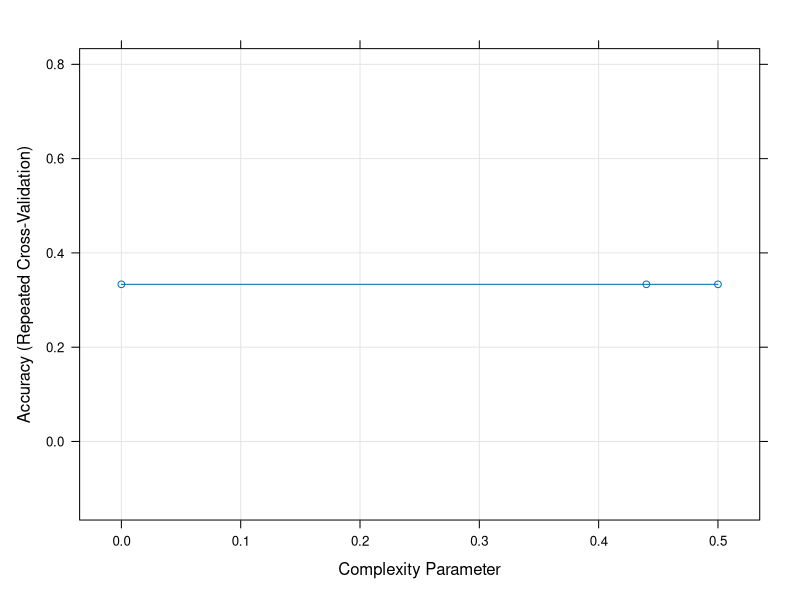
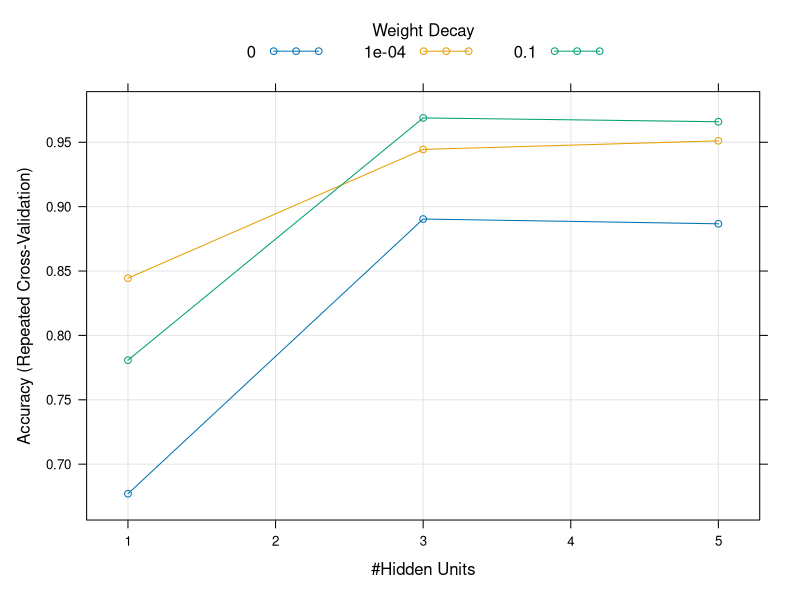
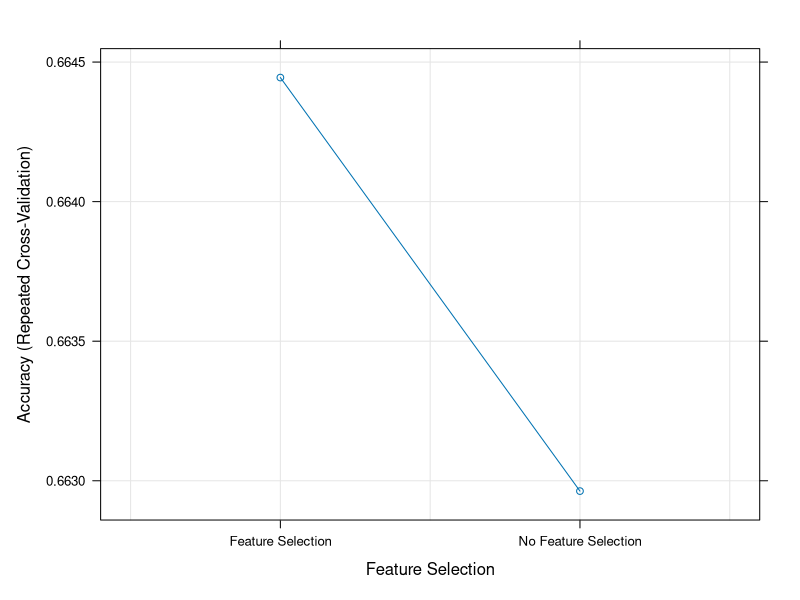

Here is the R script that generated these plots, in order: (Note: this script raises an error after producing the figures.)
## ---- chunk 1
library(magrittr)
library(dplyr)
library(caret)
# if used in another setting it would look like this:

automatic.classify <- function(data, response, outdir=".", ...){
  data_summary = summary(data)
  #' DO STUFF:-output summary results
  
  # sample  
  get_samples <- stratify(data, response)
  
  models <- train_caret(get_samples$train, response)
  #' DO STUFF: output summary of the models and the parameters trained and searched
  #' make sure you output the graphs
  
  confusion <- confusion_matrix(models, data, response, ...)
  #' DO STUFF: plot the confusion matrix
  #' make sure you plot the graphs as needed
  
  return(models)
}

## ---- chunk 2
stratify <- function(data, response, frac=.5, seed=10, ...) {
  set.seed(seed)
  if(class(data[, response])=="factor"){
    by_data <- data %>% group_by_(response)
    train <- sample_frac(by_data, frac)
    test <- data[-as.numeric(rownames(train)),]
  } else {
    train <- sample_frac(data, frac)
    test <- data[-as.numeric(rownames(train)),]
  }
  return(list(train=train, test=test))
}

train_caret <- function(train, response, methods=c("rpart", "nnet", "svmRadial", "gam")) {
  control <- trainControl(method="repeatedcv", number=5, repeats=1,
                          index=createFolds(train[,response]))
  models <- Map(function(method) {
    model <- tryCatch(
          train(as.formula(paste(response, "~ .")), data=train, method=method, trControl=control),
          error=function(e) NULL)
    return(model)
  }, methods)
  
  return(models)
}

confusion_matrix <- function(test, response, models) {
  return(Map(function(model){
    fit_test <- predict(model, newdata=test[,!(names(iris) == response)])
    cm <- confuctionMatrix(fit_test, test[,(names(iris) == response)])
  }, models))
}
## ---- chunk 3
data(iris)
response <- "Species"
## ---- chunk 4
get_samples <- stratify(iris, response)

# test on full set first...
get_samples <- list(train=iris, test=iris)
## ---- chunk 5
response
## ---- chunk 6
dim(iris)
## ---- chunk 7
summary(iris)
## ---- chunk 8
models <- train_caret(get_samples$train, response)
## ---- chunk 9
Map(function(model) {
  tryCatch(plot(model), error = function(e) NULL)
}, models)
## ---- chunk 10
bwplot(resamples(models))
